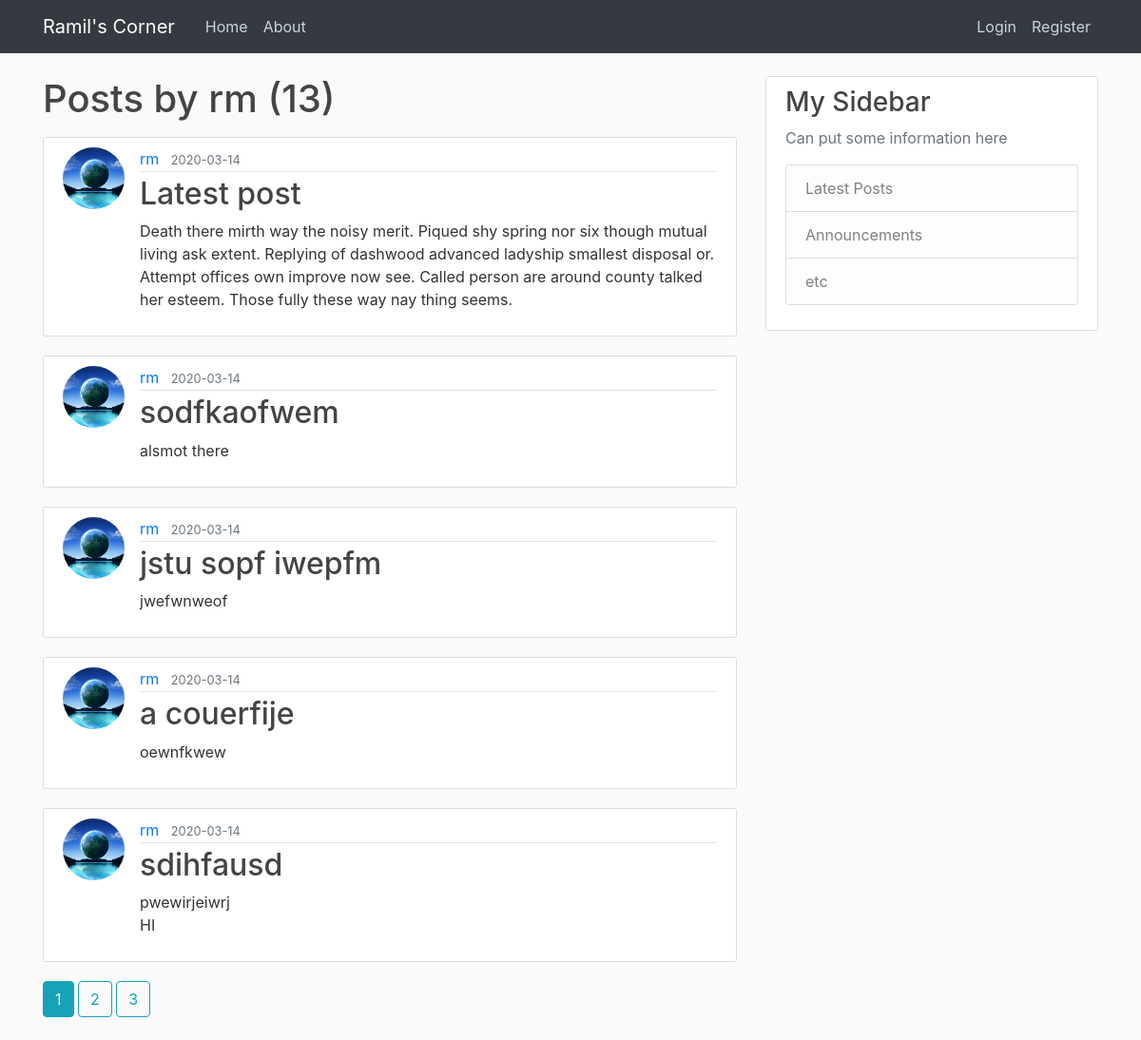
/user/rm, run on the app's committed database.
### flaskblog/models.py (models this page shows, shortened)
class User(db.Model, UserMixin):
    id = db.Column(db.Integer, primary_key=True)
    username = db.Column(db.String(20), unique=True, nullable=False)
    email = db.Column(db.String(120), unique=True, nullable=False)
    image_file = db.Column(db.String(20), nullable=False, default='default.jpg')
    password = db.Column(db.String(60), nullable=False)
    posts = db.relationship('Post', backref='author', lazy=True)

class Post(db.Model):
    id = db.Column(db.Integer, primary_key=True)
    title = db.Column(db.String(100), nullable=False)
    date_posted = db.Column(db.DateTime, nullable=False, default=datetime.utcnow)
    content = db.Column(db.Text, nullable=False)
    user_id = db.Column(db.Integer, db.ForeignKey('user.id'), nullable=False)

### flaskblog/users/routes.py (the view)
@users.route("/user/<string:username>")
def user_posts(username):
    page = request.args.get('page', 1, type=int)
    user = User.query.filter_by(username=username).first_or_404()
    posts = Post.query.filter_by(author=user)\
        .order_by(Post.date_posted.desc())\
        .paginate(page=page, per_page=5)
    return render_template('user_posts.html', posts=posts, user=user)

### flaskblog/templates/user_posts.html
{% extends "layout.html" %}
{% block content %}
    <h1 class="mb-3"> Posts by {{ user.username }} ({{ posts.total }})</h1>
    {% for post in posts.items %}
        <article class="media content-section">
          <img class="rounded-circle article-img" src="{{ url_for('static', filename='profile_pics/' + post.author.image_file) }}">
          <div class="media-body">
            <div class="article-metadata">
              <a class="mr-2" href="{{ url_for('users.user_posts', username=post.author.username) }}">{{ post.author.username }}</a>
              <small class="text-muted">{{ post.date_posted.strftime('%Y-%m-%d') }}</small>
            </div>
            <h2><a class="article-title" href="{{ url_for('posts.post', post_id=post.id) }}">{{ post.title }}</a></h2>
            <p class="article-content">{{ post.content }}</p>
          </div>
        </article>
    {% endfor %}
    {% for page_num in posts.iter_pages(left_edge=1, right_edge=1, left_current=1, right_current=2) %}
      {% if page_num %}
        {% if posts.page == page_num %}
          <a class="btn btn-info mb-4" href="{{ url_for('users.user_posts', username=user.username, page=page_num) }}"> {{ page_num }} </a>
        {% else %}
          <a class="btn btn-outline-info mb-4" href="{{ url_for('users.user_posts', username=user.username, page=page_num) }}"> {{ page_num }} </a>
        {% endif %}
      {% else %}
        ...
      {% endif %}
    {% endfor %}
{% endblock content %}

### flaskblog/static/main.css (style rules this page uses)
body { background: #fafafa; color: #333333; margin-top: 5rem; }
h1, h2, h3, h4, h5, h6 { color: #444444; }
.content-section { background: #ffffff; padding: 10px 20px; border: 1px solid #dddddd; border-radius: 3px; margin-bottom: 20px; }
.article-title { color: #444444; }
.article-content { white-space: pre-line; }
.article-img { height: 65px; width: 65px; margin-right: 16px; }
.article-metadata { padding-bottom: 1px; margin-bottom: 4px; border-bottom: 1px solid #e3e3e3 }

### data on the page
User: username "rm"
Post: image_file (picture), author.username "rm", date_posted "2020-03-14", title "Latest post", content "Death there mirth way the noisy merit. Piqued shy spring nor six though mutual living ask extent. Replying of dashwood advanced ladyship smallest disposal or. Attempt offices own improve now see. Called person are around county talked her esteem. Those fully these way nay thing seems."
Post: image_file (picture), author.username "rm", date_posted "2020-03-14", title "sodfkaofwem", content "alsmot there"
Post: image_file (picture), author.username "rm", date_posted "2020-03-14", title "jstu sopf iwepfm", content "jwefwnweof"
Post: image_file (picture), author.username "rm", date_posted "2020-03-14", title "a couerfije", content "oewnfkwew"
Post: image_file (picture), author.username "rm", date_posted "2020-03-14", title "sdihfausd", content "pwewirjeiwrj HI"

### other printed values
{{ posts.total }} "13"
{{ page_num }} "1"
{{ page_num }} "2" "3"
